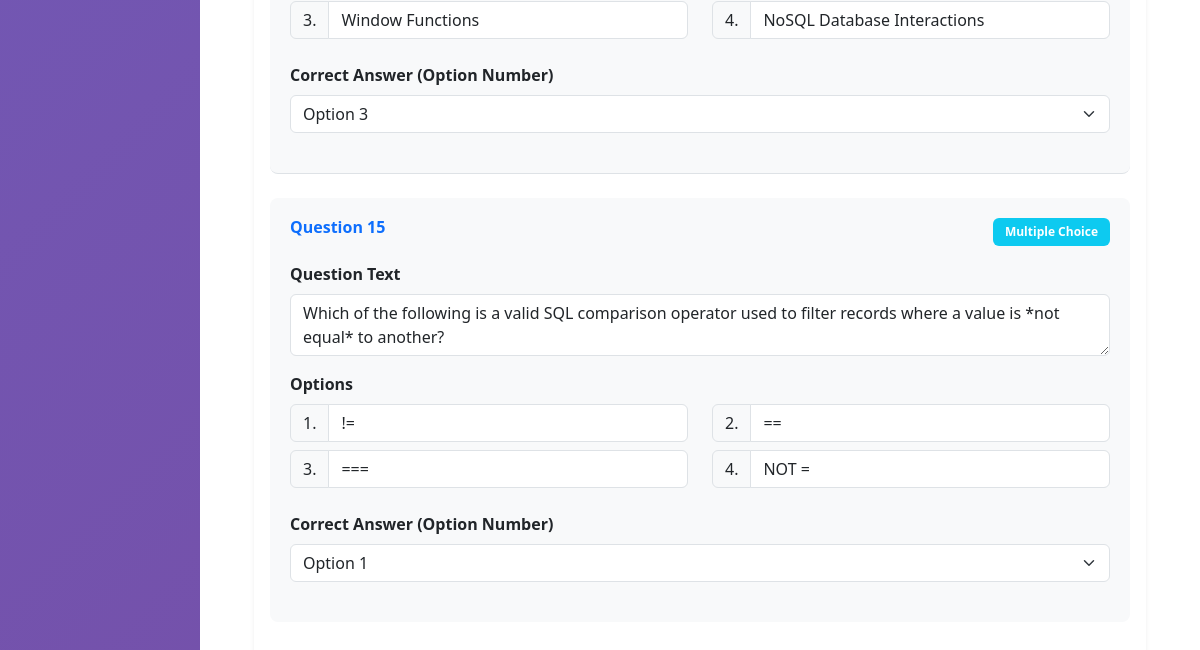
/teacher/quiz/4/ (signed in, lower part), run on an earlier commit of the app's database.
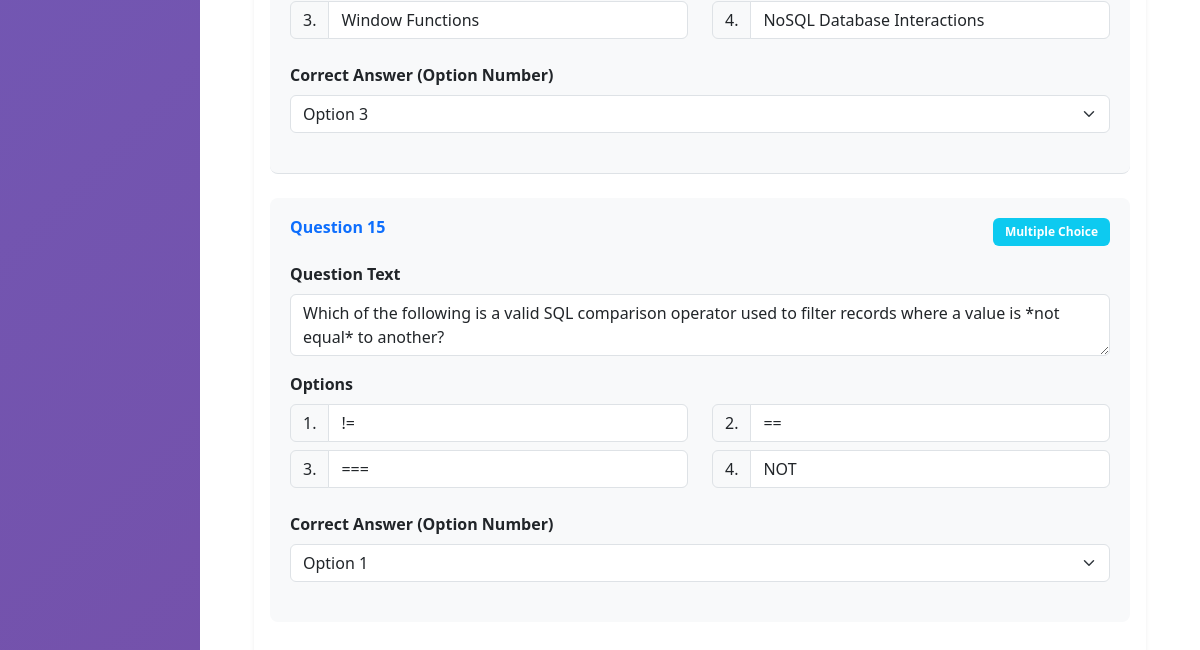
And on a later commit of the database.
### teachers/models.py (models this page shows, shortened)
class Question(models.Model):
    QUESTION_TYPES = [
        ('multiple_choice', 'Multiple Choice'),
        ('true_false', 'True/False'),
        ('short_answer', 'Short Answer'),
    ]
    quiz = models.ForeignKey(Quiz, on_delete=models.CASCADE, related_name='questions')
    text = models.TextField()
    question_type = models.CharField(max_length=20, choices=QUESTION_TYPES)
    options = models.JSONField(default=list, blank=True)  # For multiple choice/true-false
    correct_answer = models.TextField()  # Index for MC/TF, text for short answer
    points = models.IntegerField(default=1)
    order = models.IntegerField(default=0)
    class Meta:
        ordering = ['order']

### teachers/views.py (the view, shortened to what this page needs)
# urls.py: path('quiz/<int:quiz_id>/', views.quiz_detail, name='quiz_detail'),
@login_required
def quiz_detail(request, quiz_id):
    if not request.user.is_teacher():
        return HttpResponseForbidden("You don't have permission to access this page.")
    quiz = get_object_or_404(Quiz, id=quiz_id, created_by=request.user)
    questions = quiz.questions.all().order_by('order')
    return render(request, 'teachers/quiz_detail.html', {
        'quiz': quiz,
        'questions': questions
    })

### authentication/models.py (called while the page is built)
    def is_teacher(self):
        return self.role == 'teacher'

### templates/teachers/quiz_detail.html (shortened to what this page needs)
{% extends 'teachers/base_teacher.html' %}
{% block teacher_content %}
<div class="container-fluid p-4">
    <div class="row mb-4">
        <div class="col-12">
            <form method="post" id="quizForm">
                <div class="card shadow-sm">
                    <div class="card-body">
                        {% for question in questions %}
                        <div class="question-block mb-4 pb-4 {% if not forloop.last %}border-bottom{% endif %}">
                            <div class="d-flex justify-content-between align-items-start mb-3">
                                <h6 class="text-primary fw-bold">Question {{ forloop.counter }}</h6>
                                <span class="badge bg-info">{{ question.get_question_type_display }}</span>
                            </div>
                            <div class="mb-3">
                                <label for="question_{{ question.id }}" class="form-label fw-bold">Question Text</label>
                                <textarea class="form-control" id="question_{{ question.id }}" name="question_{{ question.id }}"
                                    rows="2" required>{{ question.text }}</textarea>
                            </div>
                            {% if question.question_type == 'multiple_choice' %}
                            <div class="row mb-3">
                                <div class="col-12">
                                    <label class="form-label fw-bold">Options</label>
                                </div>
                                {% for option in question.options %}
                                <div class="col-md-6 mb-2">
                                    <div class="input-group">
                                        <span class="input-group-text">{{ forloop.counter }}.</span>
                                        <input type="text" class="form-control" name="option_{{ question.id }}_{{ forloop.counter0 }}"
                                            value="{{ option }}" required>
                                    </div>
                                </div>
                                {% endfor %}
                            </div>
                            <div class="mb-3">
                                <label for="answer_{{ question.id }}" class="form-label fw-bold">Correct Answer (Option Number)</label>
                                <select class="form-select" id="answer_{{ question.id }}" name="answer_{{ question.id }}" required>
                                    <option value="0" {% if question.correct_answer == '0' %}selected{% endif %}>Option 1</option>
                                    <option value="2" {% if question.correct_answer == '2' %}selected{% endif %}>Option 3</option>
                                </select>
                            </div>
                            {% else %}
                            <div class="mb-3">
                                <label for="answer_{{ question.id }}" class="form-label fw-bold">Correct Answer</label>
                                <input type="text" class="form-control" id="answer_{{ question.id }}" name="answer_{{ question.id }}"
                                    value="{{ question.correct_answer }}" required>
                            </div>
                            {% endif %}
                        </div>
                        {% endfor %}
                    </div>
                </div>
            </form>
        </div>
    </div>
</div>
{% endblock %}

What changed in the data, as far as the page shows it:
changed Question "Multiple Choice": option "NOT =" → "NOT"
